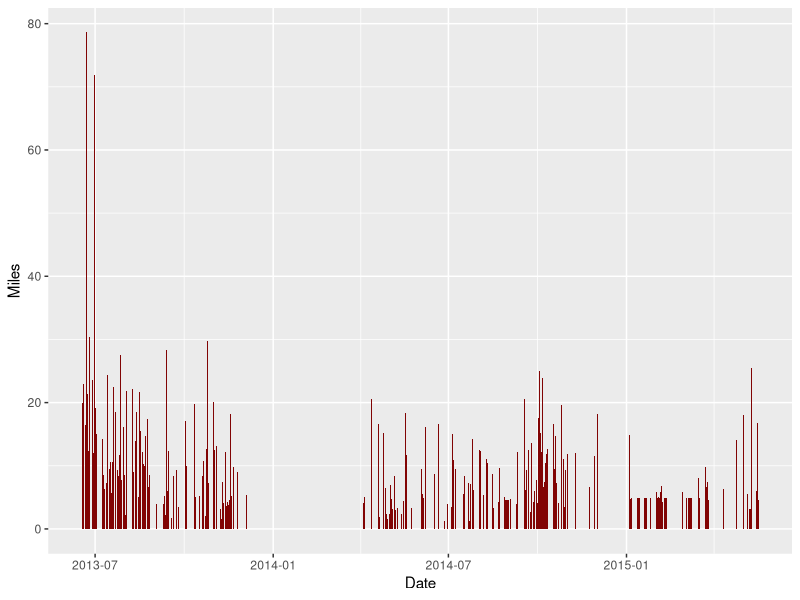
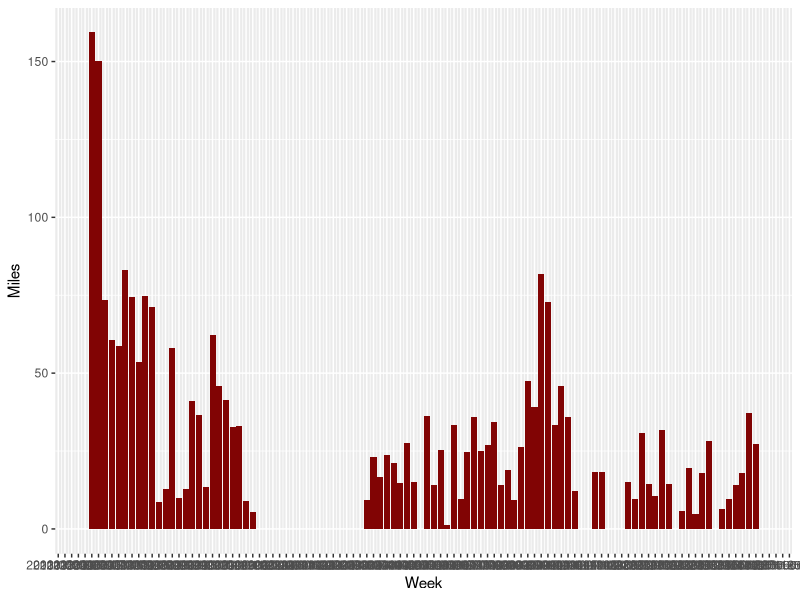
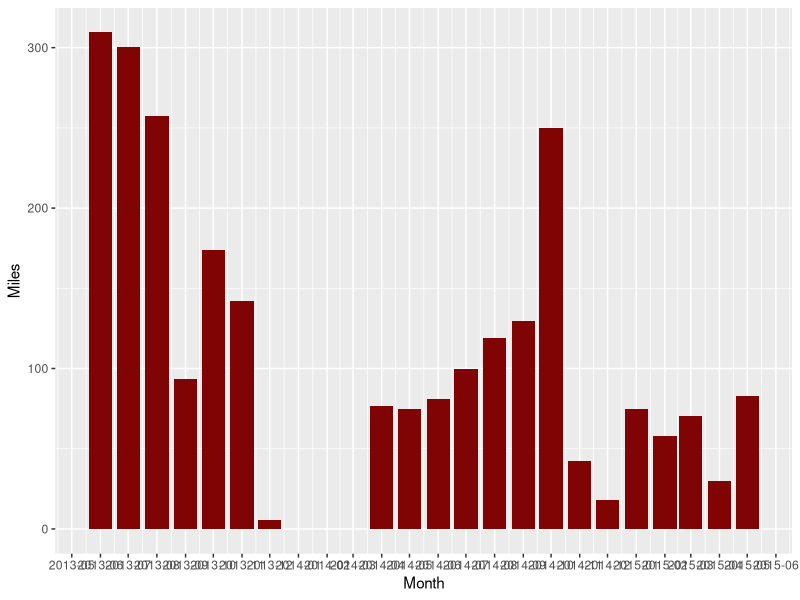
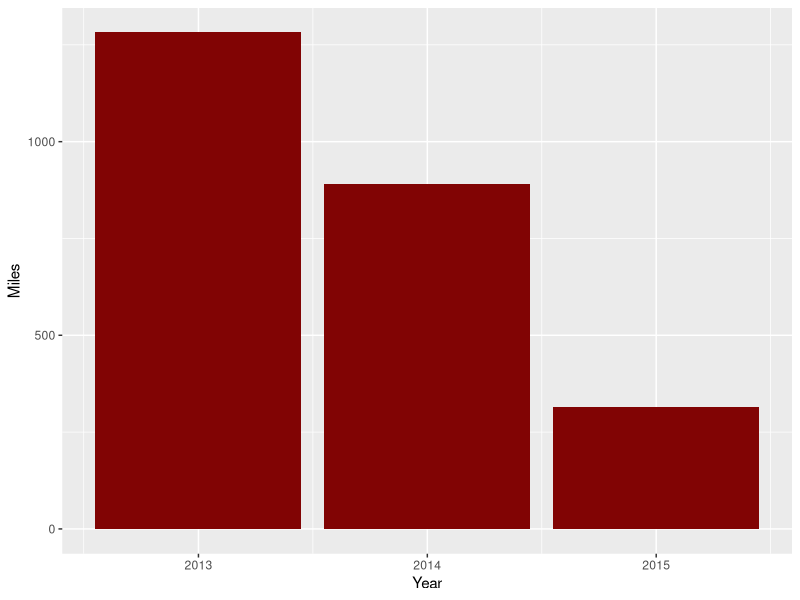

Reproduce these figures in R, in order.
library(ggplot2)
library(scales)
log <- read.csv("log.csv",
	header = TRUE)
log$Date <- as.Date(log$Date,
	"%Y-%m-%d")

colorset <- "#810404"

# by day:
ggplot(data = log,
	aes(Date, Miles)) +
	geom_bar(stat = "identity",
		fill = colorset)
dev.copy(png, "log-daily.png")
dev.off()

log$Week <- as.Date(cut(log$Date,
	breaks = "week"))

# by week:
ggplot(data = log,
	aes(Week, Miles)) + 
	stat_summary(fun.y = sum, 
		geom = "bar",
		fill = colorset) +
	scale_x_date(
		labels = date_format("%Y-%m-%d"), 
		breaks = "1 week")
dev.copy(png, "log-weekly.png")
dev.off()

log$Month <- as.Date(cut(log$Date,
	breaks = "month"))

# by month:
ggplot(data = log,
	aes(Month, Miles)) + 
	stat_summary(fun.y = sum, 
		geom = "bar",
		fill = colorset) +
	scale_x_date(
		labels = date_format("%Y-%m"), 
		breaks = "1 month")
dev.copy(png, "log-monthly.png")
dev.off()

log$Year <- as.Date(cut(log$Date,
	breaks = "year"))

# by year:
ggplot(data = log,
	aes(Year, Miles)) + 
	stat_summary(fun.y = sum, 
		geom = "bar",
		fill = colorset) +
	scale_x_date(
		labels = date_format("%Y"), 
		breaks = "1 year")
dev.copy(png, "log-yearly.png")
dev.off()